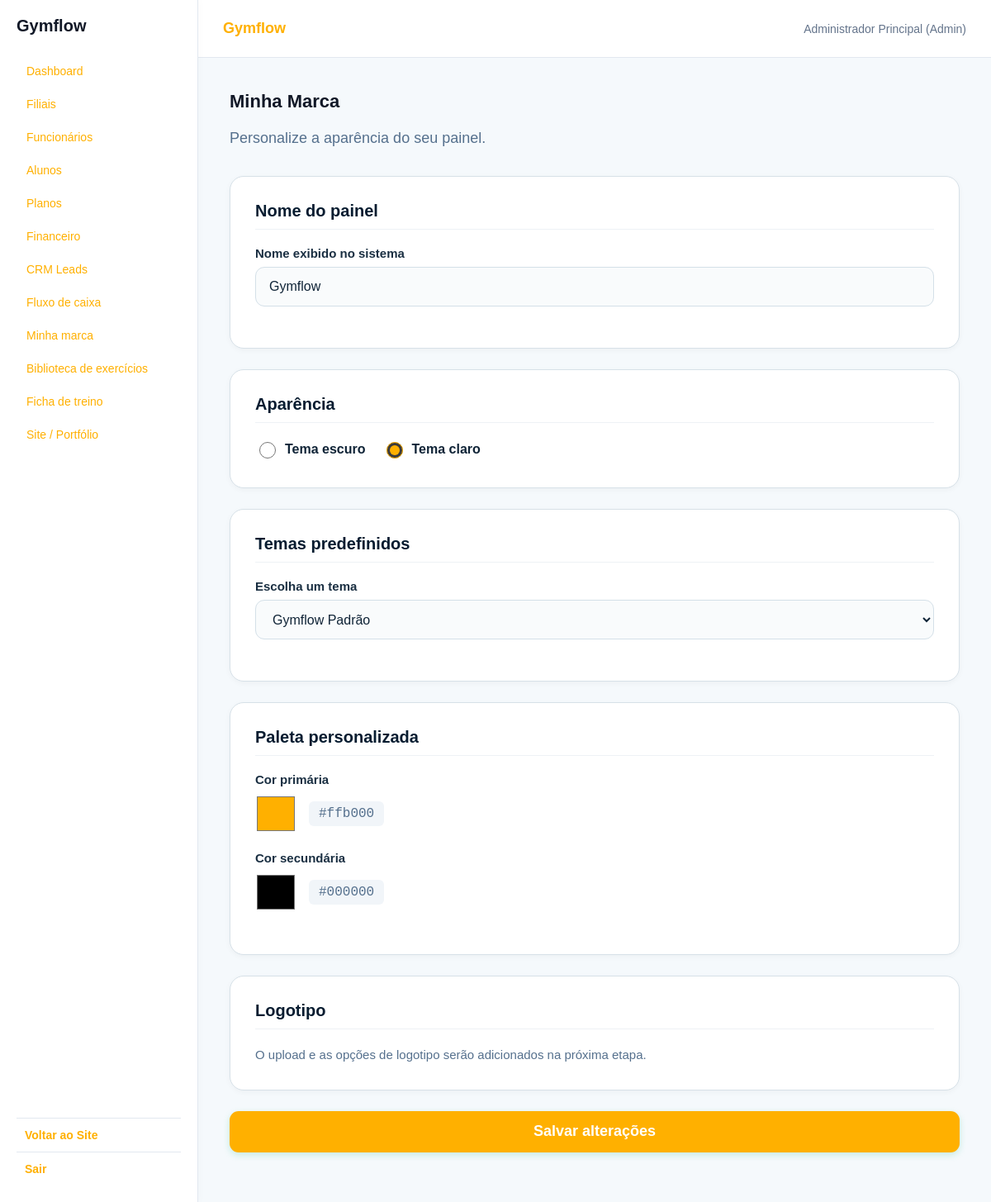
Screenshot of /app/controllers/MinhaMarcaController.php (signed in) with the database file from the repository.
### tables this page shows
CREATE TABLE preferencias_usuario (
    id INT AUTO_INCREMENT PRIMARY KEY,
    user_id INT NOT NULL,
    notificacoes_email BOOLEAN NOT NULL DEFAULT TRUE,
    notificacoes_push BOOLEAN NOT NULL DEFAULT TRUE,
    tema VARCHAR(20) NOT NULL DEFAULT 'light',
    nome_painel VARCHAR(100) DEFAULT 'Gymflow',
    cor_primaria VARCHAR(20) DEFAULT '#ffb000',
    cor_secundaria VARCHAR(20) DEFAULT '#000000',
    tema_predefinido VARCHAR(30) DEFAULT 'padrao',
    logo_url TEXT,
    atualizado_em TIMESTAMP DEFAULT CURRENT_TIMESTAMP ON UPDATE CURRENT_TIMESTAMP,
    CONSTRAINT uq_preferencias_user UNIQUE (user_id),
    FOREIGN KEY (user_id) REFERENCES users(id) ON DELETE CASCADE
);

### app/models/MinhaMarca.php (called while the page is built, shortened)
<?php
require_once __DIR__ . '/Database.php';
$operacao = $operacao ?? '';
if ($operacao === 'buscar') {
    $user_id = $user_id ?? null;
    $stmt = $pdo->prepare("
        SELECT *
        FROM preferencias_usuario
        WHERE user_id = :user_id
        LIMIT 1
    ");
    $stmt->execute([
        ':user_id' => $user_id
    ]);
    $preferencias = $stmt->fetch() ?: null;
}

### app/views/minha_marca/index.php (the view, shortened to what this page needs)
<?php
$preferencias = $preferencias ?? [
    'nome_painel' => 'Gymflow',
    'tema' => 'dark',
    'cor_primaria' => '#ffb000',
    'cor_secundaria' => '#000000',
    'tema_predefinido' => 'padrao',
    'logo_url' => null
];
include __DIR__ . '/../shared/header.php';
include __DIR__ . '/../shared/sidebar.php';
?>
<link rel="stylesheet" href="<?= BASE_URL ?>/assets/css/minha-marca.css">
<main class="conteudo minha-marca-page">
    <div class="minha-marca-topo">
        <div class="minha-marca-titulo">
            <h2>Minha Marca</h2>
            <p>Personalize a aparência do seu painel.</p>
        </div>
    </div>
    <form action="<?= BASE_URL ?>/app/controllers/MinhaMarcaController.php?acao=salvar" method="POST">
        <div class="marca-card">
            <h3>Nome do painel</h3>
            <div class="form-group">
                <label for="nome_painel">Nome exibido no sistema</label>
                <input type="text" name="nome_painel" id="nome_painel" maxlength="100" value="<?= htmlspecialchars($preferencias['nome_painel'] ?? 'Gymflow'); ?>">
            </div>
        </div>
        <div class="marca-card">
            <h3>Aparência</h3>
            <div class="radio-group">
                <label class="radio-item">
                    <input type="radio" name="tema" value="dark" id="tema_dark" <?= ($preferencias['tema'] ?? 'dark') === 'dark' ? 'checked' : ''; ?>>
                    Tema escuro
                </label>
                <label class="radio-item">
                    <input type="radio" name="tema" value="light" id="tema_light" <?= ($preferencias['tema'] ?? 'dark') === 'light' ? 'checked' : ''; ?>>
                    Tema claro
                </label>
            </div>
        </div>
        <div class="marca-card">
            <h3>Temas predefinidos</h3>
            <div class="form-group">
                <label for="tema_predefinido">Escolha um tema</label>
                <select name="tema_predefinido" id="tema_predefinido">
                    <option value="padrao" <?= ($preferencias['tema_predefinido'] ?? '') === 'padrao' ? 'selected' : ''; ?>>Gymflow Padrão</option>
                </select>
            </div>
        </div>
        <div class="marca-card">
            <h3>Paleta personalizada</h3>
            <div class="form-group">
                <label for="cor_primaria">Cor primária</label>
                <div class="color-picker-group">
                    <input type="color" name="cor_primaria" id="cor_primaria" value="<?= htmlspecialchars($preferencias['cor_primaria'] ?? '#ffb000'); ?>">
                    <span id="valor_cor_primaria"><?= htmlspecialchars($preferencias['cor_primaria'] ?? '#ffb000'); ?></span>
                </div>
            </div>
            <div class="form-group">
                <label for="cor_secundaria">Cor secundária</label>
                <div class="color-picker-group">
                    <input type="color" name="cor_secundaria" id="cor_secundaria" value="<?= htmlspecialchars($preferencias['cor_secundaria'] ?? '#000000'); ?>">
                    <span id="valor_cor_secundaria"><?= htmlspecialchars($preferencias['cor_secundaria'] ?? '#000000'); ?></span>
                </div>
            </div>
        </div>
        <div class="marca-card">
            <h3>Logotipo</h3>
            <p style="color: #55708d; font-size: 15px; margin: 0;">O upload e as opções de logotipo serão adicionados na próxima etapa.</p>
        </div>
        <button type="submit" class="btn-salvar-marca">Salvar alterações</button>
    </form>
</main>
<?php
include __DIR__ . '/../shared/footer.php';
?>

### assets/css/global.css (style rules this page uses)
:root { --cor-primaria: #10b981; --cor-primaria-hover: #059669; --cor-fundo: #ffffff; --cor-branca: #ffffff; --cor-texto: #111827; --cor-texto-secundario: #64748b; --cor-borda: #e2e8f0; --cor-sucesso: #10b981; --cor-aviso: #f59e0b; --cor-perigo: #ef4444; }
* { box-sizing: border-box; }
body { margin: 0; min-height: 100vh; font-family: Arial, Helvetica, sans-serif; font-size: 15px; background-color: white; color: var(--cor-texto); }
h1, h2, h3, h4 { margin-top: 0; color: var(--cor-texto); }
h2 { font-size: 22px; }
h3 { font-size: 18px; }
p { line-height: 1.5; }
label { display: block; margin-bottom: 5px; font-weight: bold; }
input, select, textarea { width: 100%; padding: 10px; font-family: inherit; font-size: 14px; color: var(--cor-texto); background-color: var(--cor-branca); border: 1px solid var(--cor-borda); border-radius: 6px; }
button, input[type="submit"], input[type="button"], .btn { padding: 10px 18px; border: none; border-radius: 6px; background-color: var(--cor-primaria); color: white; font-family: inherit; font-size: 14px; cursor: pointer; }

### assets/css/layout.css (style rules this page uses)
main, .conteudo, .main-content { padding: 25px 30px; box-sizing: border-box; }

### rows the page displays
preferencias_usuario: nome_painel "Gymflow", tema "☐ Tema escuro", tema "☑ Tema claro", tema_predefinido "Gymflow Padrão", cor_primaria "#ffb000", cor_secundaria "#000000"

### other values shown
$usuario "Administrador Principal"
$role "Admin"
$nomePainel "Gymflow"
